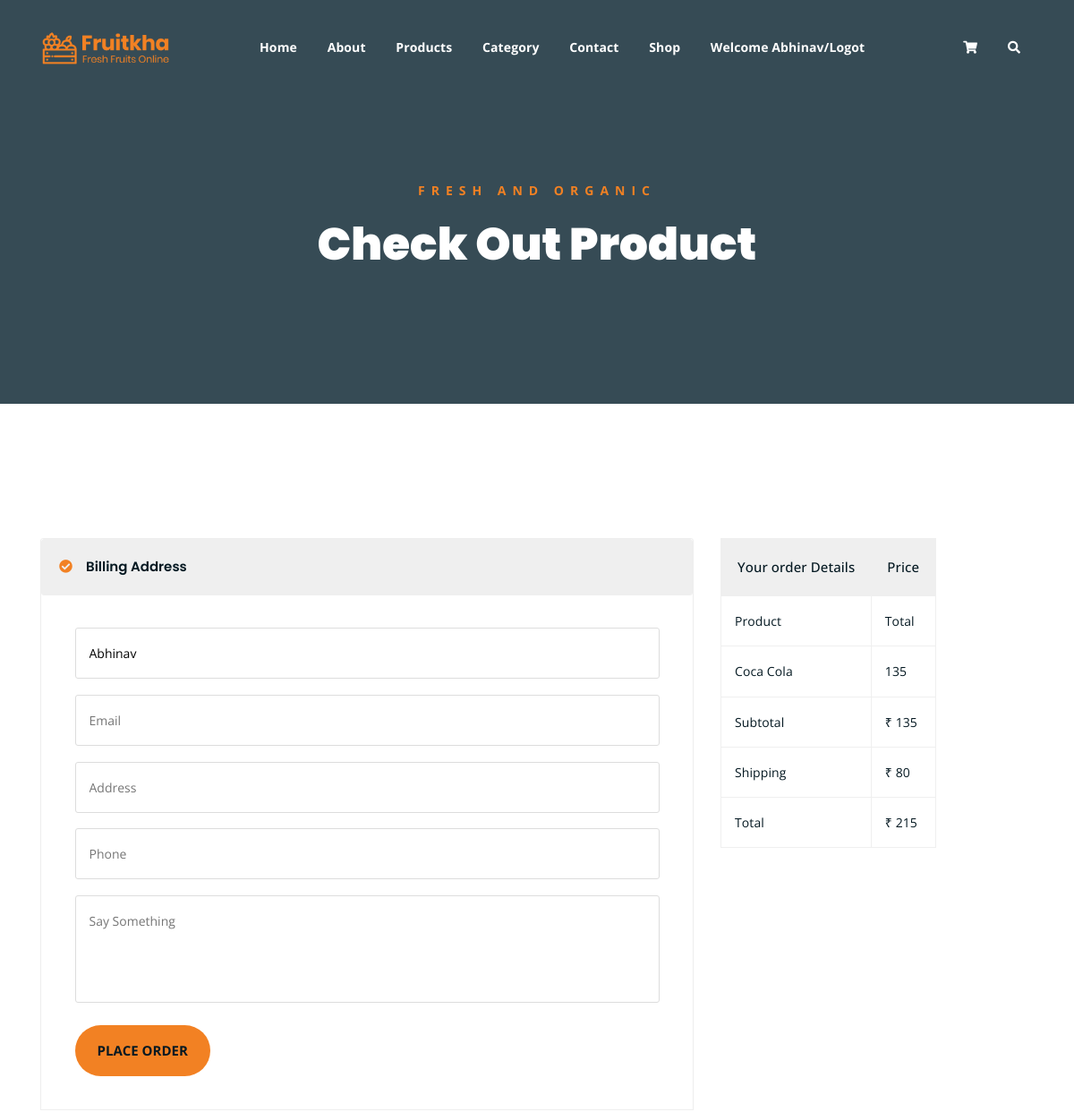
The page /Checkout_page/ (signed in, upper part) on the database as committed earlier.
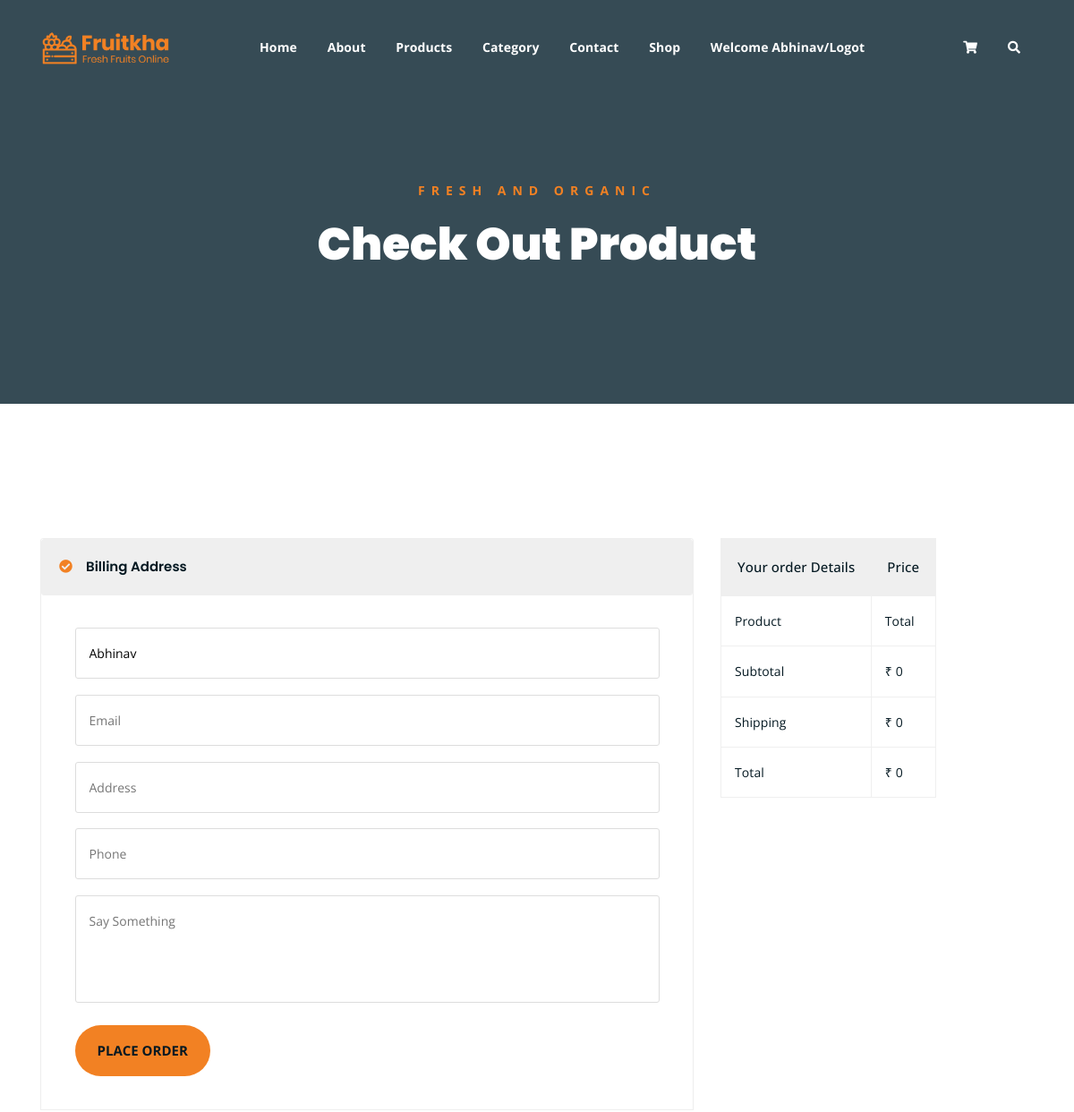
The same page on the database as committed later.
### WebApp/models.py (models this page shows)
class cartDB(models.Model):
    Username = models.CharField(max_length=100,null=True,blank=True)
    ProductName = models.CharField(max_length=100,null=True,blank=True)
    Quantity = models.IntegerField(null=True,blank=True)
    TotalPrice = models.IntegerField(null=True,blank=True)

### WebApp/views.py (the view)
# urls.py: path('Checkout_page/',views.Checkout_page,name="Checkout_page"),
def Checkout_page(req):
    cat = CategoriesDB.objects.all()
    products = cartDB.objects.filter(Username=req.session['Username'])
    subtotal = 0
    shipping_charge = 0
    total = 0
    for x in products:
        subtotal += x.TotalPrice
        if subtotal >= 800:
            shipping_charge = 30
        elif subtotal >= 500:
            shipping_charge = 50
        else:
            shipping_charge = 80
        total = subtotal + shipping_charge
    return render(req,"Checkout.html",{'cat':cat,'products':products,'shipping_charge':shipping_charge,'subtotal':subtotal,'total':total})

### WebApp/templates/Checkout.html (shortened to what the changed rows need)
<!DOCTYPE html>
{% load static %}
<html lang="en">
<head>
    <link rel="stylesheet" href="{% static 'webstyle/assets/css/all.min.css' %}">
    <link rel="stylesheet" href="{% static 'webstyle/assets/bootstrap/css/bootstrap.min.css' %}">
    <link rel="stylesheet" href="{% static 'webstyle/assets/css/owl.carousel.css' %}">
    <link rel="stylesheet" href="{% static 'webstyle/assets/css/magnific-popup.css' %}">
    <link rel="stylesheet" href="{% static 'webstyle/assets/css/animate.css' %}">
    <link rel="stylesheet" href="{% static 'webstyle/assets/css/meanmenu.min.css' %}">
    <link rel="stylesheet" href="{% static 'webstyle/assets/css/main.css' %}">
    <link rel="stylesheet" href="{% static 'webstyle/assets/css/responsive.css' %}">
</head>
<body>
<div class="top-header-area" id="sticker">
    <div class="container">
        <div class="row">
            <div class="col-lg-12 col-sm-12 text-center">
                <div class="main-menu-wrap">
                    <nav class="main-menu">
                        <ul>
                            {% if request.session.Username %}
                            <li><a style="text-transform: capitalize;" href="{% url 'user_logout' %}">Welcome
                                {{request.session.Username}}/Logot</a></li>
                            {% else %}
                            <li><a href="{% url 'User_login_page' %}">Registration/Login</a></li>
                            {% endif %}
                        </ul>
                    </nav>
                </div>
            </div>
        </div>
    </div>
</div>
<div class="breadcrumb-section breadcrumb-bg">
    <div class="container">
        <div class="row">
            <div class="col-lg-8 offset-lg-2 text-center">
                <div class="breadcrumb-text">
                    <h1>Check Out Product</h1>
                </div>
            </div>
        </div>
    </div>
</div>
<div class="checkout-section mt-150 mb-150">
    <div class="container">
        <div class="row">
            <div class="col-lg-4">
                <div class="order-details-wrap">
                    <table class="order-details">
                        <thead>
                        <tr>
                            <th>Your order Details</th>
                            <th>Price</th>
                        </tr>
                        </thead>
                        <tbody class="order-details-body">
                        {% for p in products%}
                        <tr>
                            <td>{{p.ProductName}}</td>
                            <td>{{p.TotalPrice}}</td>
                        </tr>
                        {% endfor %}
                        </tbody>
                        <tbody class="checkout-details">
                        <tr>
                            <td>Subtotal</td>
                            <td>₹ {{subtotal}}</td>
                        </tr>
                        <tr>
                            <td>Shipping</td>
                            <td>₹ {{shipping_charge}}</td>
                        </tr>
                        <tr>
                            <td>Total</td>
                            <td>₹ {{total}}</td>
                        </tr>
                        </tbody>
                    </table>
                </div>
            </div>
        </div>
    </div>
</div>
</body>
</html>

Rows that differ between the two databases and show on the page:
removed cartDB: session.Username "Abhinav", ProductName "Coca Cola", TotalPrice "135"
Other text that changed with them:
{{ request.session.Username }}: (not shown) → "Abhinav"
{{ subtotal }}: "135" → "0"
{{ shipping_charge }}: "80" → "0"
{{ total }}: "215" → "0"
